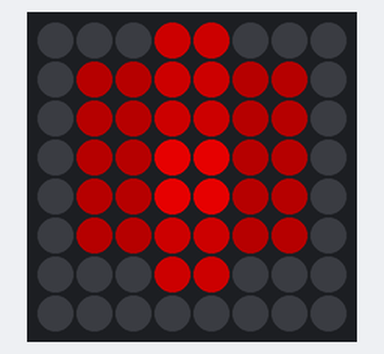
Bench run of a program on a simulated Raspberry Pi (BCM pin numbers) with a Sense HAT. On the bench: the Sense HAT's 8×8 RGB LED matrix. Dim RGB values are drawn brighter than linear; random numbers come from a fixed seed; what the program prints to the terminal is not drawn.

Above: at 0.55 s.
At 50.8 s:
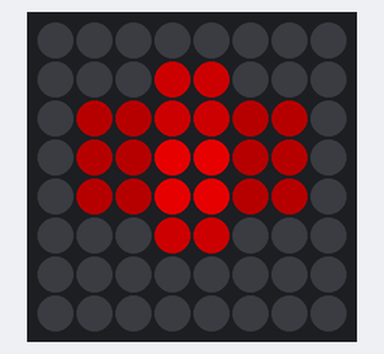
At 115.3 s:
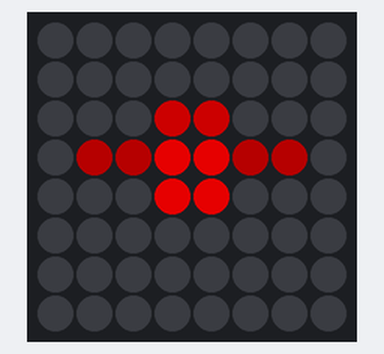

Measured:
- what the display in image 0 shows lasts 0.5 s, from 0.3 s to 0.8 s
- what the display in image 1 shows lasts 0.8 s, from 50.7 s to 51.5 s

The program:

kitt_voice.py
```python
#!/usr/bin/env python3
# ========================================================================
# kitt_voice.py
#
# Description: Simulate the voice module from Knight Rider's KITT.
#
# Author: Jim Ing
# Date: 2024-08-15
# ========================================================================

import random
from time import sleep
from config import sense

# Define colors with varying brightness
red_high = [255, 0, 0]
red_medium = [150, 0, 0]
red_low = [75, 0, 0]
off = [0, 0, 0]

def draw_voice_box(height, speed):
    # Initialize all LEDs to off
    pixels = [off] * 64

    if height > 0:
        # Draw expanding bars based on the height
        for col in [3, 4]:
            for row in range(3 - height//2, 4 + height//2):
                pixels[row*8 + col] = red_high if row in [3, 4] else red_medium

        for col in [1, 2, 5, 6]:
            for row in range(4 - height//2, 3 + height//2):
                pixels[row*8 + col] = red_low

    # Update the LED matrix
    sense.set_pixels(pixels)
    sleep(speed)

try:
    print("To quit, press Ctrl+C")

    while True:
        # Randomize height (0, 2, 4, or 6 pixels) and speed (0.05 to 0.3 seconds)
        height = random.choice([0, 2, 4, 6])
        speed = random.uniform(0.05, 0.3)

        draw_voice_box(height, speed)

except KeyboardInterrupt:
    sense.clear()
```

config.py
```python
#!/usr/bin/env python3
# ========================================================================
# config.py
#
# Description: Global configuration.
#
# Author: Jim Ing
# Date: 2024-08-29
# ========================================================================

from sense_hat import SenseHat
#from sense_hat import SenseHat, ACTION_PRESSED, ACTION_HELD, ACTION_RELEASED

sense = SenseHat()

sense.rotation = 0
sense.low_light = True
```
